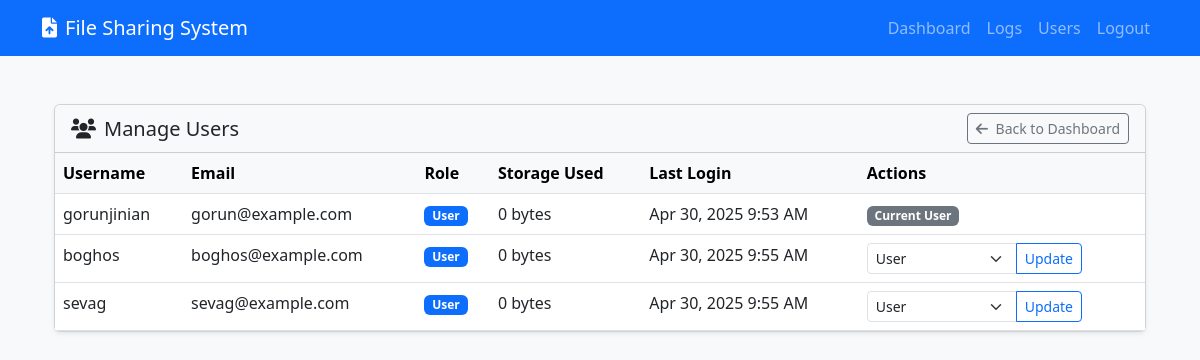
Page /manage/users/ (signed in) on the committed database.
### file_manager/models.py (models this page shows, shortened)
class UserProfile(models.Model):
    ROLE_CHOICES = (
        ('admin', 'Administrator'),
        ('user', 'Regular User'),
    )
    user = models.OneToOneField(User, on_delete=models.CASCADE, related_name='profile')
    role = models.CharField(max_length=10, choices=ROLE_CHOICES, default='user')
    storage_used = models.BigIntegerField(default=0)
    storage_quota = models.BigIntegerField(default=1073741824)  # 1GB in bytes
    def is_admin(self):
        return self.role == 'admin' or self.user.is_superuser

### file_manager/views.py (the view)
# urls.py: path('manage/users/', views.admin_users, name='admin_users'),
@login_required
def admin_users(request):
    if not request.user.profile.is_admin():
        messages.error(request, "You don't have permission to access this page.")
        return redirect('dashboard')
    users = UserProfile.objects.all().select_related('user')
    context = {
        'users': users,
    }
    return render(request, 'file_manager/admin_users.html', context)

### file_manager/context_processors.py (called while the page is built)
def user_context(request):
    is_admin = False
    if request.user.is_authenticated:
        try:
            is_admin = request.user.profile.is_admin() or request.user.is_superuser
        except:
            is_admin = request.user.is_superuser
    return {
        'is_admin': is_admin
    }

### file_manager/templates/file_manager/admin_users.html (shortened to what this page needs)
{% extends 'file_manager/base.html' %}
{% block content %}
<div class="container-fluid py-4">
    <div class="row">
        <div class="col-md-12">
            <div class="card shadow-sm mb-4">
                <div class="card-header bg-light d-flex justify-content-between align-items-center">
                    <h5 class="mb-0"><i class="fas fa-users me-2"></i>Manage Users</h5>
                    <div>
                        <a href="{% url 'dashboard' %}" class="btn btn-sm btn-outline-secondary">
                            <i class="fas fa-arrow-left me-1"></i> Back to Dashboard
                        </a>
                    </div>
                </div>
                <div class="card-body p-0">
                    {% if users %}
                    <div class="table-responsive">
                        <table class="table table-hover mb-0">
                            <thead class="table-light">
                                <tr>
                                    <th>Username</th>
                                    <th>Email</th>
                                    <th>Role</th>
                                    <th>Storage Used</th>
                                    <th>Last Login</th>
                                    <th>Actions</th>
                                </tr>
                            </thead>
                            <tbody>
                                {% for profile in users %}
                                <tr>
                                    <td>{{ profile.user.username }}</td>
                                    <td>{{ profile.user.email }}</td>
                                    <td>
                                        {% if profile.role == 'admin' %}
                                            <span class="badge bg-danger">Administrator</span>
                                        {% else %}
                                            <span class="badge bg-primary">User</span>
                                        {% endif %}
                                    </td>
                                    <td>{{ profile.storage_used|filesizeformat }}</td>
                                    <td>
                                        {% if profile.user.last_login %}
                                            {{ profile.user.last_login|date:"M d, Y g:i A" }}
                                        {% else %}
                                            Never
                                        {% endif %}
                                    </td>
                                    <td>
                                        {% if profile.user != request.user %}
                                        <form method="post" action="{% url 'change_user_role' profile.user.id %}" class="d-inline">
                                            <div class="input-group input-group-sm">
                                                <select name="role" class="form-select form-select-sm" style="max-width: 150px;">
                                                    <option value="user" {% if profile.role == 'user' %}selected{% endif %}>User</option>
                                                </select>
                                                <button type="submit" class="btn btn-sm btn-outline-primary">
                                                    Update
                                                </button>
                                            </div>
                                        </form>
                                        {% else %}
                                        <span class="badge bg-secondary">Current User</span>
                                        {% endif %}
                                    </td>
                                </tr>
                                {% endfor %}
                            </tbody>
                        </table>
                    </div>
                    {% else %}
                    <div class="p-4 text-center">
                        <i class="fas fa-user-slash fa-3x text-muted mb-3"></i>
                        <p class="lead">No users found</p>
                    </div>
                    {% endif %}
                </div>
            </div>
        </div>
    </div>
</div>
{% endblock %}

### static/css/style.css (style rules this page uses)
body { background-color: #f8f9fa; min-height: 100vh; display: flex; flex-direction: column; }

### rows in the picture
UserProfile: user.username "gorunjinian", user.email "gorun@example.com", role "User", storage_used|filesizeformat "0 bytes", user.last_login "Apr 30, 2025 9:53 AM", shows "Current User"
UserProfile: user.username "boghos", user.email "boghos@example.com", shows "User", storage_used|filesizeformat "0 bytes", user.last_login "Apr 30, 2025 9:55 AM", role "User"
UserProfile: user.username "sevag", user.email "sevag@example.com", shows "User", storage_used|filesizeformat "0 bytes", user.last_login "Apr 30, 2025 9:55 AM", role "User"
